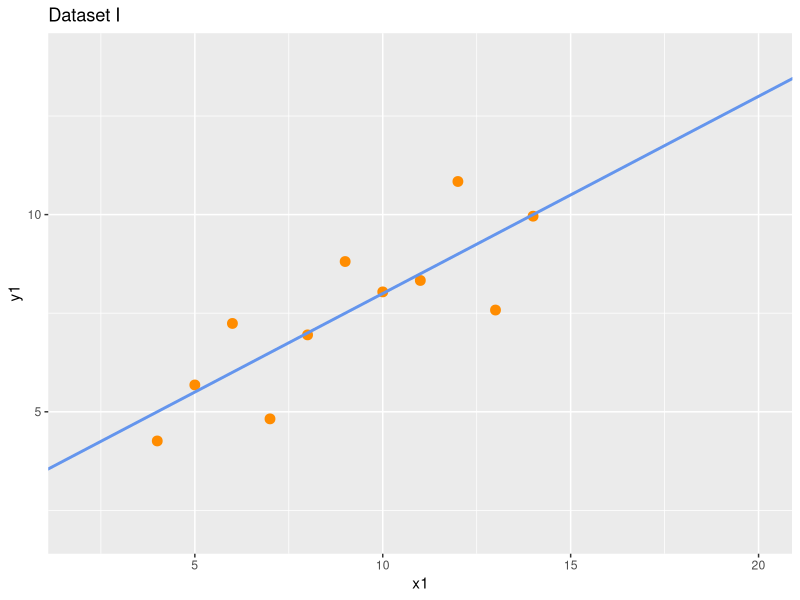
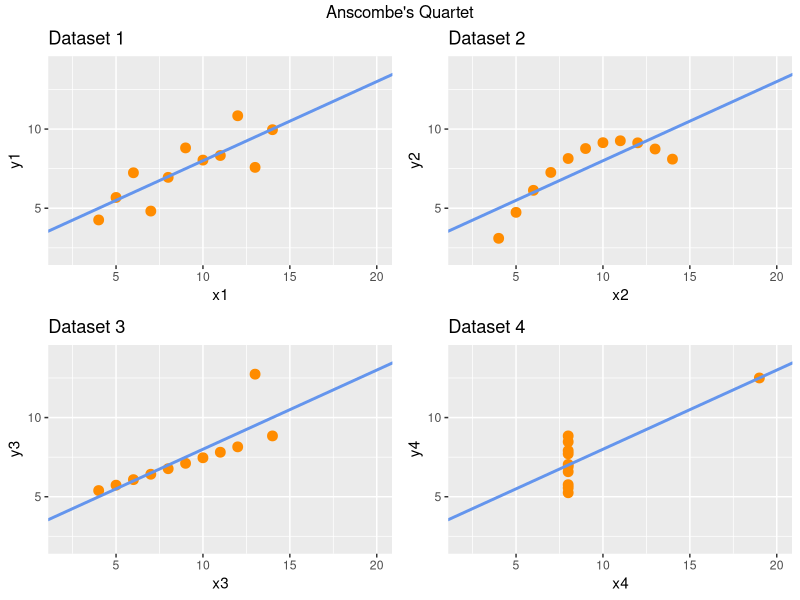
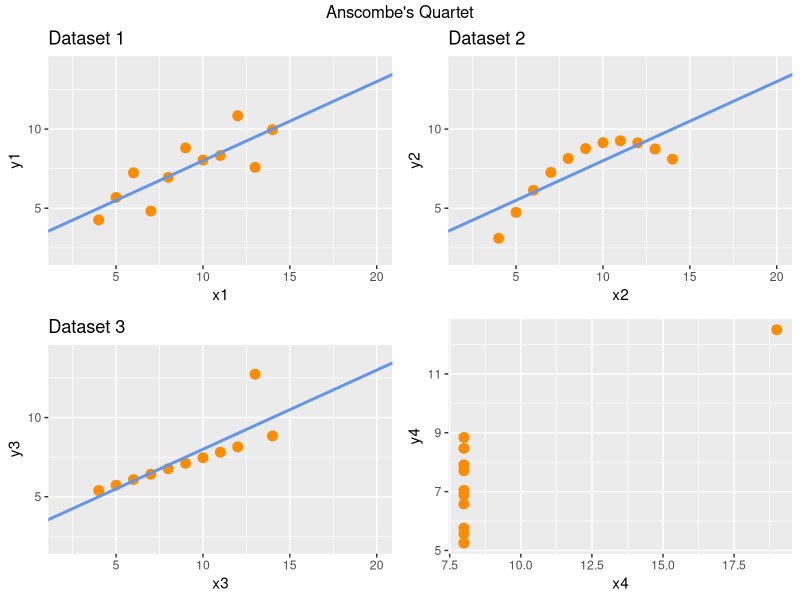
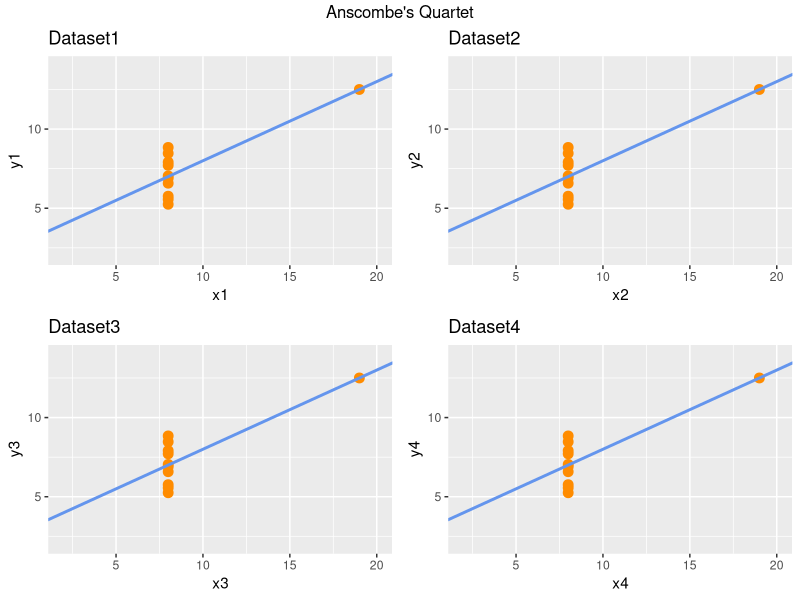

The R script that drew these images, in order:
# Anscombe's Quartet
head(anscombe)

# 평균
apply(anscombe, 2, mean)     # 열 방향으로 평균
# 분산
apply(anscombe, 2, var)

# 상관관계
cor(anscombe$x1, anscombe$y1)
cor(anscombe$x2, anscombe$y2)
cor(anscombe$x3, anscombe$y3)
cor(anscombe$x4, anscombe$y4)
for (i in 1:4) {
    print(cor(anscombe[,i], anscombe[,i+4]))
}

# 요약 통계량
summary(anscombe)

# 그래프 그리기
library(ggplot2)

ggplot(anscombe) +  geom_point(aes(x1,y1), color="darkorange", size=3) +
    scale_x_continuous(breaks = seq(2,20,2)) +               # 간격을 2 단위로 맞추겠다는 의미
    scale_y_continuous(breaks = seq(2,14,2)) +               # 순서 주의
    xlim(2,20) + ylim(2,14) +
    geom_abline(intercept = 3, slope = 0.5,
                col = 'cornflowerblue', size=1) + labs(title='Dataset I')

p1<- ggplot(anscombe) + geom_point(aes(x1,y1), color="darkorange", size=3) +
    #scale_x_continuous(breaks = seq(2,20,2)) +
    #scale_y_continuous(breaks = seq(2,14,2)) +
    xlim(2,20) + ylim(2,14) + geom_abline(intercept = 3, slope = 0.5,
                                          col = 'cornflowerblue', size=1) +
    labs(title='Dataset 1')       # labs - 레이블(제목)
    # abline - 선형 회귀선 y=0.5x+3

p2 <- ggplot(anscombe) +  geom_point(aes(x2,y2), color="darkorange", size=3) +
    scale_x_continuous(breaks = seq(2,20,2)) +             
    scale_y_continuous(breaks = seq(2,14,2)) +              
    xlim(2,20) + ylim(2,14) +
    geom_abline(intercept = 3, slope = 0.5,
                col = 'cornflowerblue', size=1) + labs(title='Dataset 2')

p3 <- ggplot(anscombe) +  geom_point(aes(x3,y3), color="darkorange", size=3) +
    scale_x_continuous(breaks = seq(2,20,2)) +             
    scale_y_continuous(breaks = seq(2,14,2)) +              
    xlim(2,20) + ylim(2,14) +
    geom_abline(intercept = 3, slope = 0.5,
                col = 'cornflowerblue', size=1) + labs(title='Dataset 3')

p4 <- ggplot(anscombe) +  geom_point(aes(x4,y4), color="darkorange", size=3) +
    scale_x_continuous(breaks = seq(2,20,2)) +             
    scale_y_continuous(breaks = seq(2,14,2)) +              
    xlim(2,20) + ylim(2,14) +
    geom_abline(intercept = 3, slope = 0.5,
                col = 'cornflowerblue', size=1) + labs(title='Dataset 4')

# 여러가지 그래프 한번에 그리기
library(gridExtra)
grid.arrange(p1,p2,p3,p4, ncol=2, top="Anscombe's Quartet")

for (i in 1:4) {
}
########################################################################################

# Source Refactoring
x <- ggplot(anscombe) +  geom_point(aes(x4,y4), color="darkorange", size=3)
m1 <- x
assign(paste('m',4,sep = '.'),x) # 임의로 변수명을 지정할 때 사용
grid.arrange(p1,p2,p3,m.4, ncol=2, top="Anscombe's Quartet")     # x가 m,4로 바뀜

for (i in 1:4) {
   tmp <- ggplot(anscombe) +  geom_point(aes(anscombe[,i],anscombe[,4+i]), color="darkorange", size=3) +
        scale_x_continuous(breaks = seq(2,20,2)) +             
        scale_y_continuous(breaks = seq(2,14,2)) +              
        xlim(2,20) + ylim(2,14) +
        geom_abline(intercept = 3, slope = 0.5,
                    col = 'cornflowerblue', size=1) + labs(title=paste0('Dataset',i), x=paste0('x',i),y=paste0('y',i))
       assign(paste('m',i,sep = '.'),tmp)
 }

grid.arrange(m.1,m.2,m.3,m.4, ncol=2, top="Anscombe's Quartet")
